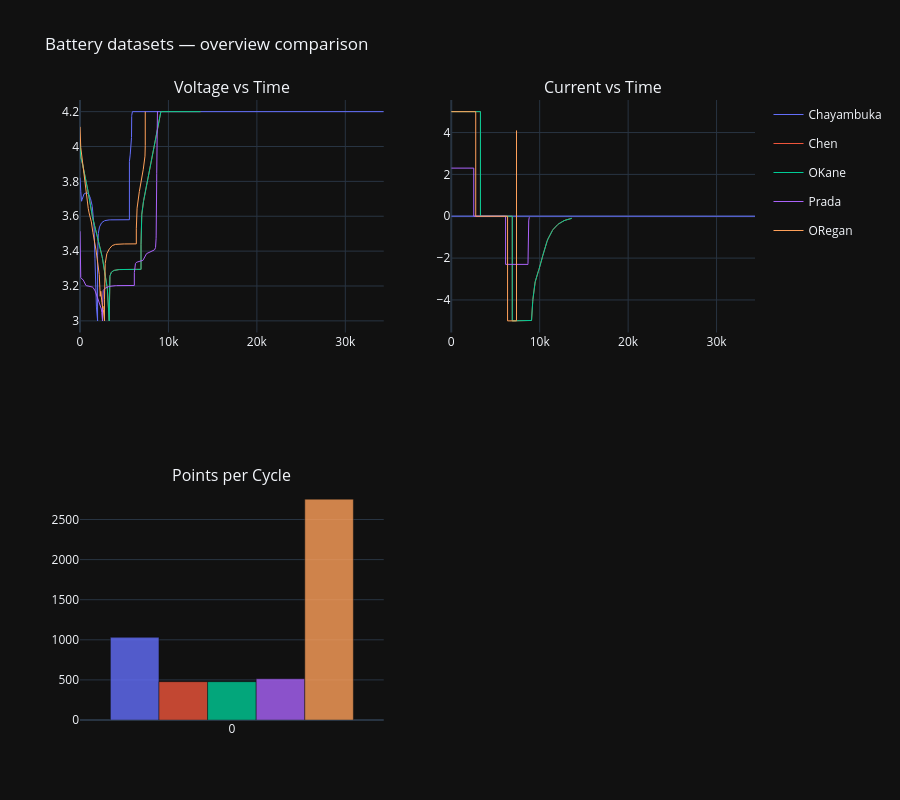

The notebook cell this image was saved under:
### Markdown cell above
### 4. General 2×2 subplot

### Code cell
fig5 = make_subplots(
    rows=2, cols=2,
    subplot_titles=["Voltage vs Time", "Current vs Time", "Points per Cycle"],
    shared_xaxes=False
)
for (name, df), color in zip(dataframes.items(), colors):
    show = True  # легенда один раз
    fig5.add_trace(go.Scatter(x=df["Time [s]"], y=df["Terminal voltage [V]"],
        mode="lines", name=name, line=dict(color=color, width=1),
        legendgroup=name, showlegend=show), row=1, col=1)
    fig5.add_trace(go.Scatter(x=df["Time [s]"], y=df["Current [A]"],
        mode="lines", name=name, line=dict(color=color, width=1),
        legendgroup=name, showlegend=False), row=1, col=2)

    cycle_counts = df.groupby("Cycle").size().reset_index(name="count")
    fig5.add_trace(go.Bar(x=cycle_counts["Cycle"], y=cycle_counts["count"],
        name=name, marker_color=color, opacity=0.8,
        legendgroup=name, showlegend=False), row=2, col=1)

fig5.update_layout(
    title="Battery datasets — overview comparison",
    template="plotly_dark", height=800,
    barmode="group", hovermode="x unified"
)
fig5.show()

### Figure 1 — Plotly figure (JSON) as saved in the notebook; plotly's stock layout.template omitted (floating-point values rounded to 4 significant figures; data arrays with more than 128 entries replaced by an {"elided": "..."} marker saying what was removed)
{"data": [{"legendgroup": "Chayambuka", "line": {"color": "#636EFA", "width": 1}, "mode": "lines", "name": "Chayambuka", "showlegend": true, "type": "scatter", "x": {"elided": "1031 float values"}, "xaxis": "x", "y": {"elided": "1031 float values"}, "yaxis": "y"}, {"legendgroup": "Chayambuka", "line": {"color": "#636EFA", "width": 1}, "mode": "lines", "name": "Chayambuka", "showlegend": false, "type": "scatter", "x": {"elided": "1031 float values"}, "xaxis": "x2", "y": {"elided": "1031 float values"}, "yaxis": "y2"}, {"legendgroup": "Chayambuka", "marker": {"color": "#636EFA"}, "name": "Chayambuka", "opacity": 0.8, "showlegend": false, "type": "bar", "x": [0.0], "xaxis": "x3", "y": [1031], "yaxis": "y3"}, {"legendgroup": "Chen", "line": {"color": "#EF553B", "width": 1}, "mode": "lines", "name": "Chen", "showlegend": true, "type": "scatter", "x": {"elided": "478 float values"}, "xaxis": "x", "y": {"elided": "478 float values"}, "yaxis": "y"}, {"legendgroup": "Chen", "line": {"color": "#EF553B", "width": 1}, "mode": "lines", "name": "Chen", "showlegend": false, "type": "scatter", "x": {"elided": "478 float values"}, "xaxis": "x2", "y": {"elided": "478 float values"}, "yaxis": "y2"}, {"legendgroup": "Chen", "marker": {"color": "#EF553B"}, "name": "Chen", "opacity": 0.8, "showlegend": false, "type": "bar", "x": [0.0], "xaxis": "x3", "y": [478], "yaxis": "y3"}, {"legendgroup": "OKane", "line": {"color": "#00CC96", "width": 1}, "mode": "lines", "name": "OKane", "showlegend": true, "type": "scatter", "x": {"elided": "478 float values"}, "xaxis": "x", "y": {"elided": "478 float values"}, "yaxis": "y"}, {"legendgroup": "OKane", "line": {"color": "#00CC96", "width": 1}, "mode": "lines", "name": "OKane", "showlegend": false, "type": "scatter", "x": {"elided": "478 float values"}, "xaxis": "x2", "y": {"elided": "478 float values"}, "yaxis": "y2"}, {"legendgroup": "OKane", "marker": {"color": "#00CC96"}, "name": "OKane", "opacity": 0.8, "showlegend": false, "type": "bar", "x": [0.0], "xaxis": "x3", "y": [478], "yaxis": "y3"}, {"legendgroup": "Prada", "line": {"color": "#AB63FA", "width": 1}, "mode": "lines", "name": "Prada", "showlegend": true, "type": "scatter", "x": {"elided": "514 float values"}, "xaxis": "x", "y": {"elided": "514 float values"}, "yaxis": "y"}, {"legendgroup": "Prada", "line": {"color": "#AB63FA", "width": 1}, "mode": "lines", "name": "Prada", "showlegend": false, "type": "scatter", "x": {"elided": "514 float values"}, "xaxis": "x2", "y": {"elided": "514 float values"}, "yaxis": "y2"}, {"legendgroup": "Prada", "marker": {"color": "#AB63FA"}, "name": "Prada", "opacity": 0.8, "showlegend": false, "type": "bar", "x": [0.0], "xaxis": "x3", "y": [514], "yaxis": "y3"}, {"legendgroup": "ORegan", "line": {"color": "#FFA15A", "width": 1}, "mode": "lines", "name": "ORegan", "showlegend": true, "type": "scatter", "x": {"elided": "2754 float values"}, "xaxis": "x", "y": {"elided": "2754 float values"}, "yaxis": "y"}, {"legendgroup": "ORegan", "line": {"color": "#FFA15A", "width": 1}, "mode": "lines", "name": "ORegan", "showlegend": false, "type": "scatter", "x": {"elided": "2754 float values"}, "xaxis": "x2", "y": {"elided": "2754 float values"}, "yaxis": "y2"}, {"legendgroup": "ORegan", "marker": {"color": "#FFA15A"}, "name": "ORegan", "opacity": 0.8, "showlegend": false, "type": "bar", "x": [0.0], "xaxis": "x3", "y": [2754], "yaxis": "y3"}], "layout": {"annotations": [{"font": {"size": 16}, "showarrow": false, "text": "Voltage vs Time", "x": 0.225, "xanchor": "center", "xref": "paper", "y": 1, "yanchor": "bottom", "yref": "paper"}, {"font": {"size": 16}, "showarrow": false, "text": "Current vs Time", "x": 0.775, "xanchor": "center", "xref": "paper", "y": 1, "yanchor": "bottom", "yref": "paper"}, {"font": {"size": 16}, "showarrow": false, "text": "Points per Cycle", "x": 0.225, "xanchor": "center", "xref": "paper", "y": 0.375, "yanchor": "bottom", "yref": "paper"}], "barmode": "group", "height": 800, "hovermode": "x unified", "title": {"text": "Battery datasets — overview comparison"}, "xaxis": {"anchor": "y", "domain": [0, 0.45]}, "xaxis2": {"anchor": "y2", "domain": [0.55, 1]}, "xaxis3": {"anchor": "y3", "domain": [0, 0.45]}, "xaxis4": {"anchor": "y4", "domain": [0.55, 1]}, "yaxis": {"anchor": "x", "domain": [0.625, 1]}, "yaxis2": {"anchor": "x2", "domain": [0.625, 1]}, "yaxis3": {"anchor": "x3", "domain": [0, 0.375]}, "yaxis4": {"anchor": "x4", "domain": [0, 0.375]}}}
